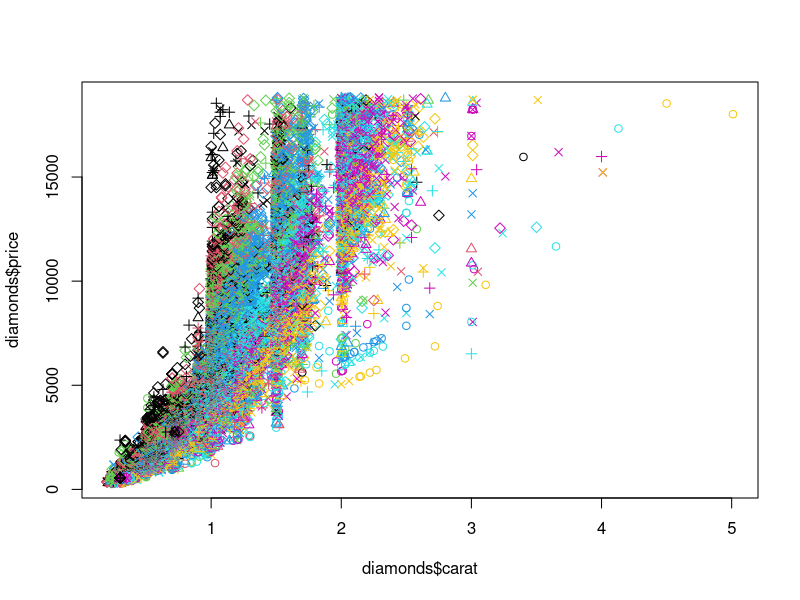
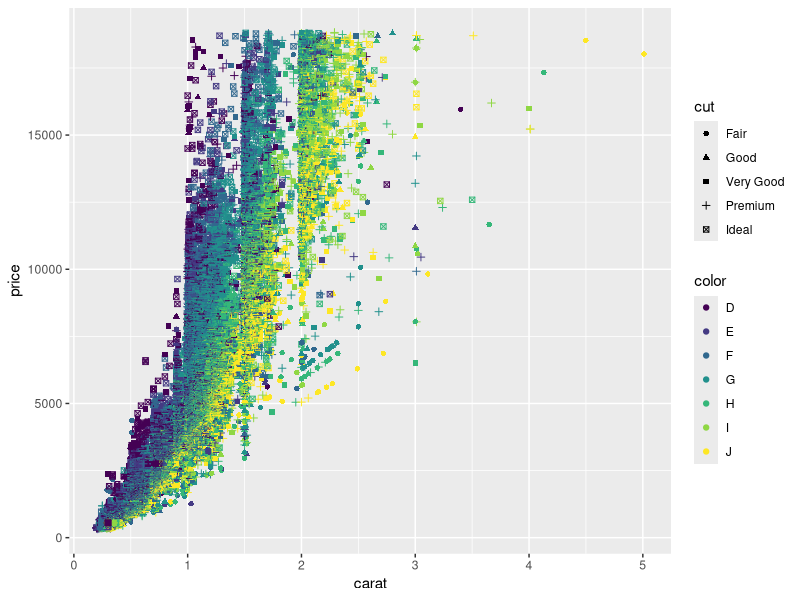

The R source for these figures, in order:
## ---- chunk 1
library(knitr)
opts_chunk$set(message=FALSE, cache=TRUE)
## ---- chunk 2
# just getting some data
library(ggplot2)
data(diamonds)

# basic plotting
plot(diamonds$carat, diamonds$price, col = diamonds$color,
    pch = as.numeric(diamonds$cut))
## ---- chunk 3
ggplot(diamonds, aes(carat, price, col = color, shape = cut)) +
    geom_point()
